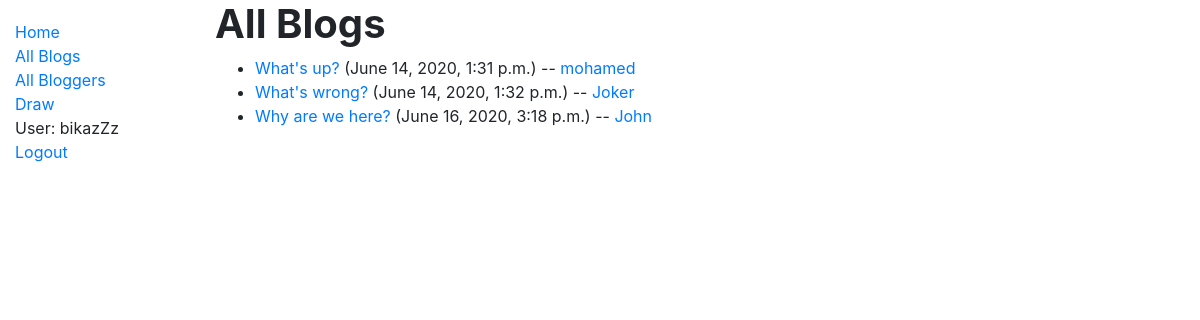
The app's page /blog/all (signed in) with its own data.
### blog/models.py (models this page shows, shortened)
class Blog(models.Model):
    post = models.CharField(max_length=200)
    author = models.ForeignKey(Author, on_delete=models.SET_NULL, null=True, blank=True)
    description = models.TextField()
    date = models.DateTimeField(auto_now=True)
    def get_absolute_url(self):
        return reverse('blog-detail', args=[str(self.id)])

class Author(models.Model):
    name = models.OneToOneField(User, on_delete=models.SET_NULL, null=True)
    bio = models.TextField()
    class Meta:
        ordering = ['name']
    def __str__(self):
        return self.name.username
    def get_absolute_url(self):
        return reverse('author-detail', args=[str(self.id)])

### blog/views.py (the view)
# urls.py: path('all', views.BlogListView.as_view(), name='blogs'),
class BlogListView(generic.ListView):
    model = Blog

### blog/templates/blog/blog_list.html
{% extends "base_generic.html" %}
{% block content %}
  <h1><strong>All Blogs</strong></h1>
  {% if blog_list %}
  <ul>
    {% for blog in blog_list %}
      <li>
        <a href="{{ blog.get_absolute_url }}">{{ blog.post }}</a> ({{blog.date}}) -- <a href="{{ blog.author.get_absolute_url }}">{{ blog.author }}</a>
      </li>
    {% endfor %}
  </ul>
  {% else %}
    <p>There are no posts in this blog.</p>
  {% endif %}
{% endblock %}

### blog/templates/base_generic.html (shortened to what this page needs)
<!DOCTYPE html>
<html lang="en">
<head>
  <link rel="stylesheet" href="https://stackpath.bootstrapcdn.com/bootstrap/4.1.3/css/bootstrap.min.css">
  {% load static %}
  <link rel="stylesheet" href="{% static 'css/styles.css' %}">
</head>
<body>
  <div class="container-fluid">
    <div class="row">
      <div class="col-sm-2">
      {% block sidebar %}
        <ul class="sidebar-nav">
            <li><a href="{% url 'index' %}">Home</a></li>
            <li><a href="{% url 'blogs' %}">All Blogs</a></li>
            <li><a href="{% url 'bloggers' %}">All Bloggers</a></li>
            <li><a href="{% url 'draw' %}">Draw</a></li>
            {% if user.is_authenticated %}
                <li>User: {{ user.get_username }}</li>
                <li><a href="{% url 'logout'%}?next={{request.path}}">Logout</a></li>
            {% else %}
                <li><a href="{% url 'login'%}?next={{request.path}}">Login</a></li>
                <li><a href="{% url 'signup'%}?next={{request.path}}">Signup</a></li>
            {% endif %}
        </ul>
     {% endblock %}
      </div>
      <div class="col-sm-8">
      {% block content %}{% endblock %}
      </div>
    </div>
  </div>
</body>
</html>

### blog/static/css/styles.css (style rules this page uses)
.sidebar-nav { margin-top: 20px; padding: 0; list-style: none; }

### records on screen
Blog: post "What's up?", date "June 14, 2020, 1:31 p.m.", author "mohamed"
Blog: post "What's wrong?", date "June 14, 2020, 1:32 p.m.", author "Joker"
Blog: post "Why are we here?", date "June 16, 2020, 3:18 p.m.", author "John"

### other values on screen
{{ user.get_username }} "bikazZz"
